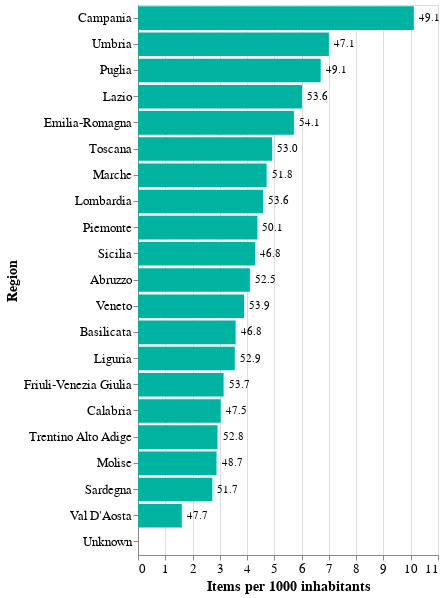

Express this chart as Vega-Lite.
### Vega-Lite specification from a JSON file in a GitHub repository (floating-point values rounded to 4 significant figures)
{"config": {"view": {"continuousWidth": 300, "continuousHeight": 300}, "axis": {"labelColor": "black", "labelFontSize": 13, "titleColor": "black", "titleFontSize": 14}, "title": {"color": "black", "fontSize": 18, "fontWeight": "bold"}}, "layer": [{"mark": {"type": "bar", "color": "#00B3A0"}, "encoding": {"tooltip": [{"field": "regione_label", "title": "Region", "type": "nominal"}, {"field": "items_per_1000", "format": ".2f", "title": "Items per 1000 inhabitants", "type": "quantitative"}, {"field": "sold_rate", "format": ".1f", "title": "% Sold", "type": "quantitative"}], "x": {"field": "items_per_1000", "title": "Items per 1000 inhabitants", "type": "quantitative"}, "y": {"field": "regione_label", "sort": ["Campania", "Umbria", "Puglia", "Lazio", "Emilia-Romagna", "Toscana", "Marche", "Lombardia", "Piemonte", "Sicilia", "Abruzzo", "Veneto", "Basilicata", "Liguria", "Friuli-Venezia Giulia", "Calabria", "Trentino Alto Adige", "Molise", "Sardegna", "Val D'Aosta", "Unknown"], "title": "Region", "type": "nominal"}}}, {"mark": {"type": "text", "align": "left", "baseline": "middle", "color": "black", "dx": 5}, "encoding": {"text": {"field": "sold_rate", "format": ".1f", "type": "quantitative"}, "x": {"field": "items_per_1000", "type": "quantitative"}, "y": {"field": "regione_label", "sort": ["Campania", "Umbria", "Puglia", "Lazio", "Emilia-Romagna", "Toscana", "Marche", "Lombardia", "Piemonte", "Sicilia", "Abruzzo", "Veneto", "Basilicata", "Liguria", "Friuli-Venezia Giulia", "Calabria", "Trentino Alto Adige", "Molise", "Sardegna", "Val D'Aosta", "Unknown"], "type": "nominal"}}}], "data": {"name": "data-3914c94f566a866a5795f154dc3ade75"}, "height": 550, "width": "container", "$schema": "https://vega.github.io/schema/vega-lite/v5.20.1.json", "datasets": {"data-3914c94f566a866a5795f154dc3ade75": [{"regione": "Abruzzo", "n_users": 2972, "n_items": 5204, "n_sold_items": 2731, "regione_label": "Abruzzo", "popolazione": 1268000.0, "items_per_1000": 4.103, "sold_rate": 52.48}, {"regione": "Basilicata", "n_users": 1049, "n_items": 1897, "n_sold_items": 888, "regione_label": "Basilicata", "popolazione": 529900.0, "items_per_1000": 3.58, "sold_rate": 46.81}, {"regione": "Calabria", "n_users": 2892, "n_items": 5555, "n_sold_items": 2638, "regione_label": "Calabria", "popolazione": 1832000.0, "items_per_1000": 3.032, "sold_rate": 47.49}, {"regione": "Campania", "n_users": 24106, "n_items": 56384, "n_sold_items": 27712, "regione_label": "Campania", "popolazione": 5575000.0, "items_per_1000": 10.11, "sold_rate": 49.15}, {"regione": "Emilia-Romagna", "n_users": 14634, "n_items": 25529, "n_sold_items": 13801, "regione_label": "Emilia-Romagna", "popolazione": 4466000.0, "items_per_1000": 5.717, "sold_rate": 54.06}, {"regione": "Friuli-Venezia Giulia", "n_users": 2272, "n_items": 3749, "n_sold_items": 2012, "regione_label": "Friuli-Venezia Giulia", "popolazione": 1194000.0, "items_per_1000": 3.14, "sold_rate": 53.67}, {"regione": "Lazio", "n_users": 19121, "n_items": 34336, "n_sold_items": 18419, "regione_label": "Lazio", "popolazione": 5710000.0, "items_per_1000": 6.013, "sold_rate": 53.64}, {"regione": "Liguria", "n_users": 3305, "n_items": 5358, "n_sold_items": 2837, "regione_label": "Liguria", "popolazione": 1510000.0, "items_per_1000": 3.549, "sold_rate": 52.95}, {"regione": "Lombardia", "n_users": 27174, "n_items": 45994, "n_sold_items": 24666, "regione_label": "Lombardia", "popolazione": 10040000.0, "items_per_1000": 4.583, "sold_rate": 53.63}, {"regione": "Marche", "n_users": 4276, "n_items": 6987, "n_sold_items": 3619, "regione_label": "Marche", "popolazione": 1481000.0, "items_per_1000": 4.717, "sold_rate": 51.8}, {"regione": "Molise", "n_users": 522, "n_items": 829, "n_sold_items": 404, "regione_label": "Molise", "popolazione": 288000.0, "items_per_1000": 2.879, "sold_rate": 48.73}, {"regione": "Piemonte", "n_users": 10597, "n_items": 18639, "n_sold_items": 9338, "regione_label": "Piemonte", "popolazione": 4256000.0, "items_per_1000": 4.38, "sold_rate": 50.1}, {"regione": "Puglia", "n_users": 13133, "n_items": 25950, "n_sold_items": 12753, "regione_label": "Puglia", "popolazione": 3874000.0, "items_per_1000": 6.698, "sold_rate": 49.14}, {"regione": "Sardegna", "n_users": 2487, "n_items": 4256, "n_sold_items": 2199, "regione_label": "Sardegna", "popolazione": 1561000.0, "items_per_1000": 2.726, "sold_rate": 51.67}, {"regione": "Sicilia", "n_users": 10336, "n_items": 20540, "n_sold_items": 9609, "regione_label": "Sicilia", "popolazione": 4779000.0, "items_per_1000": 4.298, "sold_rate": 46.78}, {"regione": "Toscana", "n_users": 10171, "n_items": 18000, "n_sold_items": 9536, "regione_label": "Toscana", "popolazione": 3661000.0, "items_per_1000": 4.917, "sold_rate": 52.98}, {"regione": "Trentino-Alto Adige/Südtirol", "n_users": 1985, "n_items": 3168, "n_sold_items": 1673, "regione_label": "Trentino Alto Adige", "popolazione": 1086000.0, "items_per_1000": 2.917, "sold_rate": 52.81}, {"regione": "Umbria", "n_users": 2826, "n_items": 5963, "n_sold_items": 2810, "regione_label": "Umbria", "popolazione": 852000.0, "items_per_1000": 6.999, "sold_rate": 47.12}, {"regione": "Unknown", "n_users": 57636, "n_items": 142180, "n_sold_items": 63118, "regione_label": "Unknown", "popolazione": null, "items_per_1000": null, "sold_rate": 44.39}, {"regione": "Valle d'Aosta/Vallée d'Aoste", "n_users": 139, "n_items": 197, "n_sold_items": 94, "regione_label": "Val D'Aosta", "popolazione": 122700.0, "items_per_1000": 1.605, "sold_rate": 47.72}, {"regione": "Veneto", "n_users": 11149, "n_items": 18866, "n_sold_items": 10165, "regione_label": "Veneto", "popolazione": 4852000.0, "items_per_1000": 3.888, "sold_rate": 53.88}]}}
